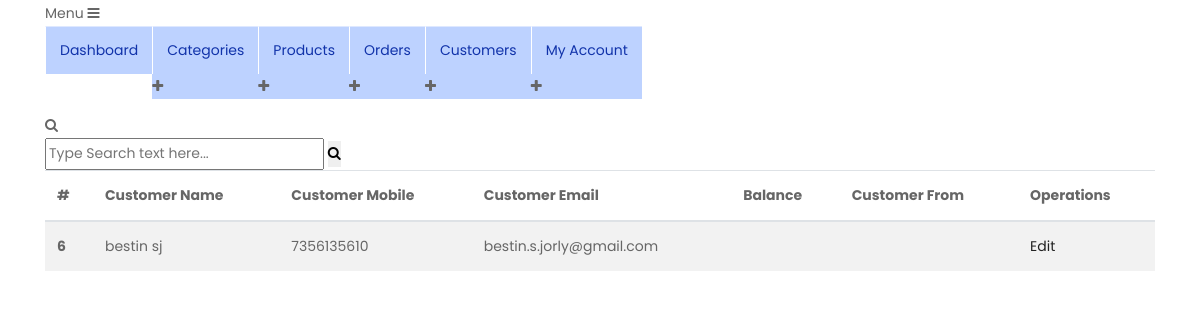
The page /admin/customers.php (signed in) on the database its author committed.
### tables this page shows
CREATE TABLE `users` (
  `id` int(11) NOT NULL,
  `username` varchar(50) NOT NULL,
  `email` varchar(250) NOT NULL,
  `address` varchar(250) NOT NULL,
  `password` varchar(255) NOT NULL,
  `created_at` datetime DEFAULT current_timestamp()
);

CREATE TABLE `usersmeta` (
  `id` int(11) NOT NULL,
  `uid` int(11) NOT NULL,
  `firstname` varchar(255) NOT NULL,
  `lastname` varchar(255) NOT NULL,
  `company` varchar(255) NOT NULL,
  `address1` varchar(255) NOT NULL,
  `address2` varchar(255) NOT NULL,
  `city` varchar(255) NOT NULL,
  `state` varchar(255) NOT NULL,
  `country` varchar(255) NOT NULL,
  `zip` varchar(255) NOT NULL,
  `mobile` varchar(255) NOT NULL,
  `updated` timestamp(6) NOT NULL DEFAULT current_timestamp(6) ON UPDATE current_timestamp(6)
);

### admin/customers.php (the view, shortened to what this page needs)
<?php
	require_once '../config/connect.php';
?>
<?php include 'inc/header.php'; ?>
<?php include 'inc/nav.php'; ?>
<section id="content">
	<div class="content-blog">
		<div class="container">
			<table class="table table-striped">
				<thead>
					<tr>
						<th>#</th>
						<th>Customer Name</th>
						<th>Customer Mobile</th>
						<th>Customer Email</th>
						<th>Balance</th>
						<th>Customer From</th>
						<th>Operations</th>
					</tr>
				</thead>
				<tbody>
				<?php
					$sql = "SELECT * FROM users u JOIN usersmeta u1 WHERE u.id=u1.uid";
					$res = mysqli_query($connection, $sql);
					while ($r = mysqli_fetch_assoc($res)) {
				?>
					<tr>
						<th scope="row"><?php echo $r['id']; ?></th>
						<td><?php echo $r['firstname'] . " " . $r['lastname']; ?></td>
						<td><?php echo $r['mobile']; ?></td>
						<td><?php echo $r['email']; ?></td>
						<td><?php echo $r['balance']; ?></td>
						<td><?php echo $r['timestamp']; ?></td>
						<td><a href="editcustomer.php?id=<?php echo $r['id']; ?>">Edit</a></td>
				<?php } ?>
				</tbody>
			</table>
		</div>
	</div>
</section>
<?php include 'inc/footer.php' ?>

### css/style.css (style rules this page uses)
* { box-sizing: border-box !important; transition: ease all 0.5s; }
html { scroll-behavior: smooth; }
body { color: #666666; font-size: 14px; font-family:Poppins; line-height: 1.80857; font-weight: normal; overflow-x: hidden; }
a { color: #1f1f1f; text-decoration: none !important; outline: none !important; -webkit-transition: all .3s ease-in-out; -moz-transition: all .3s ease-in-out; -ms-transition: all .3s ease-in-out; -o-transition: all .3s ease-in-out; transition: all .3s ease-in-out; }
*, *::after, *::before { -webkit-box-sizing: border-box; -moz-box-sizing: border-box; box-sizing: border-box; }
a { color: #222222; text-decoration: none; outline: none !important; }
a, .btn { text-decoration: none !important; outline: none !important; -webkit-transition: all .3s ease-in-out; -moz-transition: all .3s ease-in-out; -ms-transition: all .3s ease-in-out; -o-transition: all .3s ease-in-out; transition: all .3s ease-in-out; }

### delivery/css/light.css (style rules this page uses)
body { background-color:#fff; }

### rows shown on the page
users: usersmeta.id "6", usersmeta.firstname "bestin", usersmeta.lastname "sj", usersmeta.mobile "7356135610", email "bestin.s.jorly@gmail.com"
